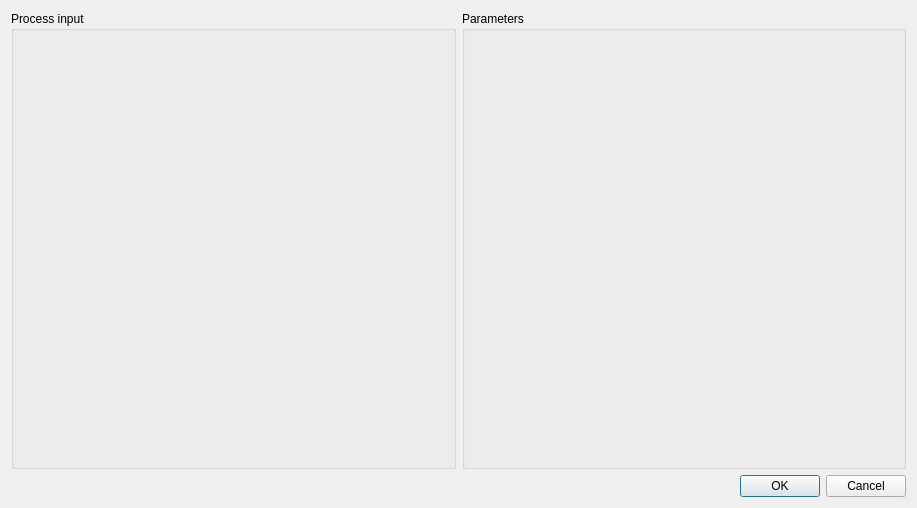
<?xml version="1.0" encoding="UTF-8"?>
<ui version="4.0">
 <class>AwAddEditBatchDialogUi</class>
 <widget class="QDialog" name="AwAddEditBatchDialogUi">
  <property name="geometry">
   <rect>
    <x>0</x>
    <y>0</y>
    <width>917</width>
    <height>508</height>
   </rect>
  </property>
  <property name="windowTitle">
   <string>Batch parameters</string>
  </property>
  <property name="windowIcon">
   <iconset resource="../../../resources/AnyWave.qrc">
    <normaloff>:/images/AnyWave_icon.png</normaloff>:/images/AnyWave_icon.png</iconset>
  </property>
  <layout class="QVBoxLayout" name="verticalLayout_2">
   <item>
    <layout class="QHBoxLayout" name="horizontalLayout_3" stretch="1,1">
     <item>
      <widget class="QGroupBox" name="groupInput">
       <property name="title">
        <string>Process input</string>
       </property>
       <layout class="QVBoxLayout" name="verticalLayout"/>
      </widget>
     </item>
     <item>
      <widget class="QGroupBox" name="groupParameters">
       <property name="sizePolicy">
        <sizepolicy hsizetype="Expanding" vsizetype="Expanding">
         <horstretch>0</horstretch>
         <verstretch>0</verstretch>
        </sizepolicy>
       </property>
       <property name="title">
        <string>Parameters</string>
       </property>
      </widget>
     </item>
    </layout>
   </item>
   <item>
    <layout class="QHBoxLayout" name="horizontalLayout_2">
     <item>
      <spacer name="horizontalSpacer_2">
       <property name="orientation">
        <enum>Qt::Horizontal</enum>
       </property>
       <property name="sizeHint" stdset="0">
        <size>
         <width>40</width>
         <height>20</height>
        </size>
       </property>
      </spacer>
     </item>
     <item>
      <widget class="QPushButton" name="pushButton_4">
       <property name="text">
        <string>OK</string>
       </property>
      </widget>
     </item>
     <item>
      <widget class="QPushButton" name="pushButton_3">
       <property name="text">
        <string>Cancel</string>
       </property>
      </widget>
     </item>
    </layout>
   </item>
  </layout>
 </widget>
 <layoutdefault spacing="6" margin="11"/>
 <resources>
  <include location="../../../resources/AnyWave.qrc"/>
 </resources>
 <connections>
  <connection>
   <sender>pushButton_4</sender>
   <signal>clicked()</signal>
   <receiver>AwAddEditBatchDialogUi</receiver>
   <slot>accept()</slot>
   <hints>
    <hint type="sourcelabel">
     <x>626</x>
     <y>439</y>
    </hint>
    <hint type="destinationlabel">
     <x>89</x>
     <y>423</y>
    </hint>
   </hints>
  </connection>
  <connection>
   <sender>pushButton_3</sender>
   <signal>clicked()</signal>
   <receiver>AwAddEditBatchDialogUi</receiver>
   <slot>reject()</slot>
   <hints>
    <hint type="sourcelabel">
     <x>705</x>
     <y>434</y>
    </hint>
    <hint type="destinationlabel">
     <x>366</x>
     <y>437</y>
    </hint>
   </hints>
  </connection>
 </connections>
 <slots>
  <slot>addFilesFromDir()</slot>
  <slot>addFiles()</slot>
  <slot>removeFiles()</slot>
  <slot>browseInputDir()</slot>
 </slots>
</ui>
